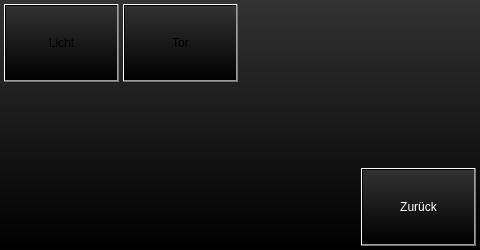
<?xml version="1.0" encoding="UTF-8"?>
<ui version="4.0">
 <class>garagewindow</class>
 <widget class="QDialog" name="garagewindow">
  <property name="geometry">
   <rect>
    <x>0</x>
    <y>0</y>
    <width>480</width>
    <height>250</height>
   </rect>
  </property>
  <property name="sizePolicy">
   <sizepolicy hsizetype="Fixed" vsizetype="Fixed">
    <horstretch>0</horstretch>
    <verstretch>0</verstretch>
   </sizepolicy>
  </property>
  <property name="windowTitle">
   <string>Dialog</string>
  </property>
  <property name="styleSheet">
   <string notr="true">background-color: qlineargradient(spread:pad, x1:0.5, y1:1, x2:0.5, y2:0.0, stop:0 rgba(0, 0, 0, 255), stop:1 rgba(50, 50, 50, 255));</string>
  </property>
  <widget class="QPushButton" name="pushButtonBack">
   <property name="geometry">
    <rect>
     <x>361</x>
     <y>168</y>
     <width>115</width>
     <height>78</height>
    </rect>
   </property>
   <property name="styleSheet">
    <string notr="true">color: rgb(255, 255, 255);</string>
   </property>
   <property name="text">
    <string>Zurück</string>
   </property>
  </widget>
  <widget class="QPushButton" name="pushButtonLight">
   <property name="geometry">
    <rect>
     <x>4</x>
     <y>4</y>
     <width>115</width>
     <height>78</height>
    </rect>
   </property>
   <property name="text">
    <string>Licht</string>
   </property>
  </widget>
  <widget class="QPushButton" name="pushButtonDoor">
   <property name="geometry">
    <rect>
     <x>123</x>
     <y>4</y>
     <width>115</width>
     <height>78</height>
    </rect>
   </property>
   <property name="text">
    <string>Tor</string>
   </property>
  </widget>
 </widget>
 <resources/>
 <connections>
  <connection>
   <sender>pushButtonBack</sender>
   <signal>clicked()</signal>
   <receiver>garagewindow</receiver>
   <slot>hide()</slot>
   <hints>
    <hint type="sourcelabel">
     <x>409</x>
     <y>226</y>
    </hint>
    <hint type="destinationlabel">
     <x>239</x>
     <y>135</y>
    </hint>
   </hints>
  </connection>
 </connections>
</ui>
